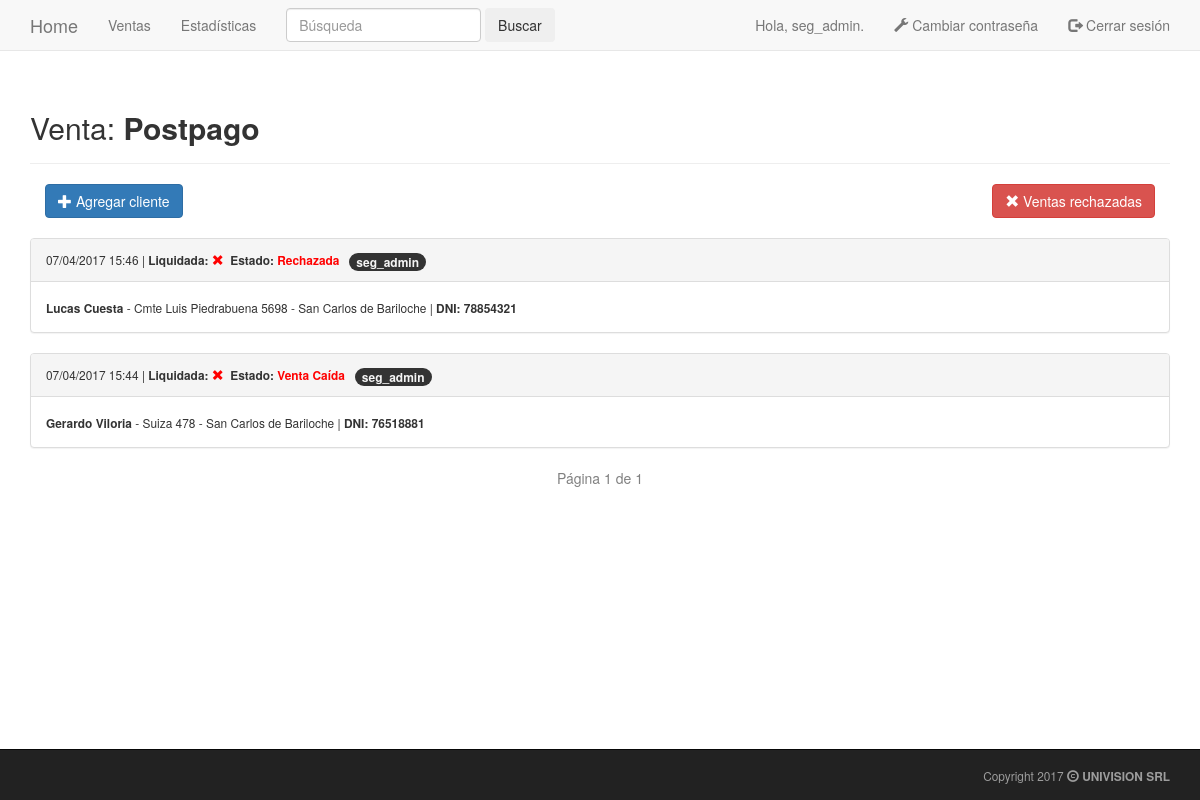
The app's page /venta_caida/2/ (signed in), older data.
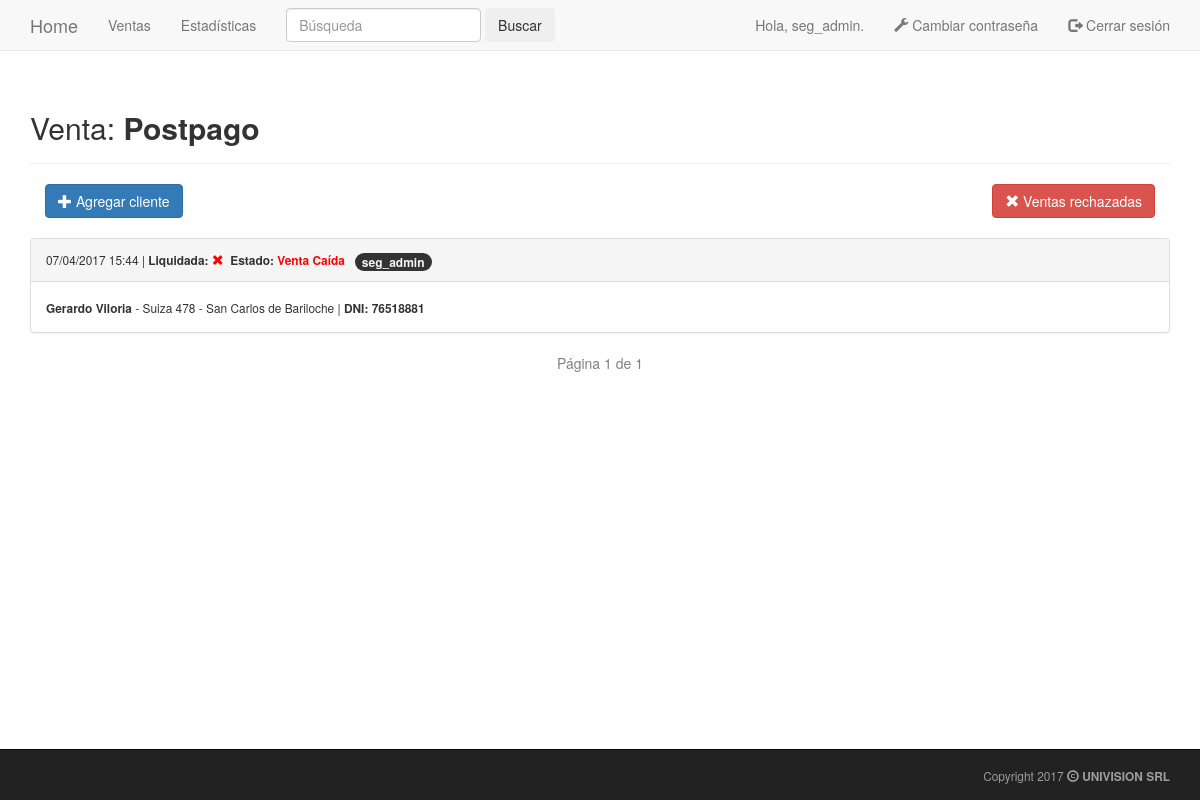
The same page, newer data.
### seguimientos/models.py (models this page shows, shortened)
class VentaNueva(models.Model):
    venta = models.ForeignKey(Venta)
    date_added = models.DateTimeField(auto_now_add=True)
    client = models.IntegerField(unique=True)
    name = models.CharField(max_length=40)
    surname = models.CharField(max_length=50)
    address = models.CharField(max_length=100)
    location = models.CharField(max_length=100)
    PREPAGO = 2
    PLATA = 3
    ORO = 4
    OROHD = 5
    HDPLUS = 10
    PLATINO = 10
    NEXUS = 10
    SERVICE_CHOICES = (
        (PREPAGO, 'Prepago'),
        (PLATA, 'Plata'),
        (ORO, 'Oro'),
        (OROHD, 'Oro HD'),
        (HDPLUS, 'Oro HD Plus'),
        (PLATINO, 'Platino'),
        (NEXUS, 'Nexus'),
    )
    service = models.IntegerField(choices=SERVICE_CHOICES, default=OROHD)
    payment = models.IntegerField(choices=((0, 'TC'), (1, 'Efectivo')), default=0)
    cash_amount = models.IntegerField(default=0)
    mix_amount = models.IntegerField(choices=((0, '0'), (1, '1'), (2, '2'), (3, '3'), (4, '4')), default=0)
    only_amount = models.IntegerField(choices=((0, '0'), (1, '1'), (2, '2'), (3, '3'), (4, '4')), default=0)
    hd_amount = models.IntegerField(choices=((0, '0'), (1, '1')), default=0)
    owner = models.ForeignKey(User)
    paid = models.NullBooleanField()
    payoff = models.BooleanField(default=False)
    sds = models.IntegerField(default=0)
    payoff_date = models.DateTimeField(auto_now=True)
    reason = models.CharField(max_length=100)
    FI = 'Finalizada'
    VC = 'Venta Caída'
    RE = 'Rechazada'
    PR = 'Prospect'
    PE = 'Pendiente'
    STATUS_CHOICES = (
        (FI, 'Finalizada'),
        (VC, 'Venta Caída'),
        (RE, 'Rechazada'),
        (PR, 'Prospect'),
        (PE, 'Pendiente'),
    )
    status = models.CharField(choices=STATUS_CHOICES, max_length=12, default=FI)
    class Meta:
        verbose_name_plural = 'ventas nuevas'

### seguimientos/views.py (the view)
# urls.py: url( r'^venta_caida/(?P<venta_id>\d+)/$', views.venta_caida , name='venta_caida' ) ,
@login_required
def venta_caida(request, venta_id):
    venta = get_object_or_404(Venta, id=venta_id)
    try:
        if request.user.groups.filter( name='Liquidaciones' ).exists():
            paginator = Paginator( venta.ventanueva_set.order_by( 'payoff' , '-date_added' ).exclude(status='Finalizada') , 25 )
            page = request.GET.get( 'page' )
            ventas_nuevas = paginator.page( page )
        else:
            paginator = Paginator( venta.ventanueva_set.order_by( 'payoff' , '-date_added' ).filter( owner=request.user ).exclude(status='Finalizada') , 25 )
            page = request.GET.get( 'page' )
            ventas_nuevas = paginator.page( page )
    except PageNotAnInteger:
        ventas_nuevas = paginator.page( 1 )
    except EmptyPage:
        ventas_nuevas = paginator.page( paginator.num_pages )
    context = {'venta': venta, 'venta_caida': venta_caida, 'ventas_nuevas': ventas_nuevas}
    return render(request, 'seguimientos/venta_caida.html', context)

### seguimientos/models.py (called while the page is built)
    def __str__(self):
        return self.text

### seguimientos/templatetags/new_filters.py (called while the page is built)
@register.filter( name='has_group' )
def has_group(user , group_name):
    return user.groups.filter( name=group_name ).exists()

### seguimientos/templates/seguimientos/venta_caida.html (shortened to what this page needs)
{% extends 'seguimientos/base.html' %}
{% load new_filters %}
{% block header %}
    <h2>Venta: <b>{{ venta }}</b></h2>
{% endblock header %}
{% block content %}
		<div class="container-fluid">
			<a href="{% url 'seguimientos:venta_caida' venta.id %}" class="btn btn-danger pull-right">
				<span class="glyphicon glyphicon-remove"></span> Ventas rechazadas</a>
	{% if request.user|has_group:"Liquidaciones" %}
        </div></br>
	{% else %}
			<a href="{% url 'seguimientos:venta_nueva' venta.id %}" class="btn btn-primary">
				<span class="glyphicon glyphicon-plus"></span> Agregar cliente</a>
        </div></br>
	{% endif %}
	{% for venta_nueva in ventas_nuevas %}
		<div class="panel panel-default">
			<div class="panel-heading">
				<small>
					{{ venta_nueva.date_added|date:'d/m/Y H:i' }}  |
					<b>
					Liquidada: {% if venta_nueva.payoff == False %}
						<span style="color:red" class="glyphicon glyphicon-remove"></span>
					{% else %}
						<span style="color:green" class="glyphicon glyphicon-ok"></span>
					{% endif %}
					&nbsp;Estado: {% if venta_nueva.status == 'Rechazada' or venta_nueva.status == 'Venta Caída' or venta_nueva.status == 'Prospect' %}
						<span style="color:red">{{ venta_nueva.status }}</span>
					{% else %}
						<span style="color:green">{{ venta_nueva.status }}</span>
					{% endif %}
					</b>&nbsp;
					<span class="badge">{{ venta_nueva.owner }}</span>
				</small>
			</div>
			<div class="panel-body">
				<small>
				<b>{{ venta_nueva.name }} {{ venta_nueva.surname }}</b> -
				{{ venta_nueva.address }} - {{ venta_nueva.location }} |
				<strong>DNI: {{ venta_nueva.client }}</strong>
				</small>
			</div>
        </div>
	{% empty %}
		No tienes ventas en esta categoría.
	{% endfor %}
        <ul class="pager">
            <span class="current" style="color:grey">
                Página {{ ventas_nuevas.number }} de {{ ventas_nuevas.paginator.num_pages }}
            </span>
        </ul>
{% endblock content %}

Row changes from the older to the newer data that the page shows:
no longer on this page (row edited): VentaNueva: date_added "07/04/2017 15:46", payoff False (drawn), status "Rechazada", owner "seg_admin", name "Lucas", surname "Cuesta", address "Cmte Luis Piedrabuena 5698", location "San Carlos de Bariloche", client "78854321"
